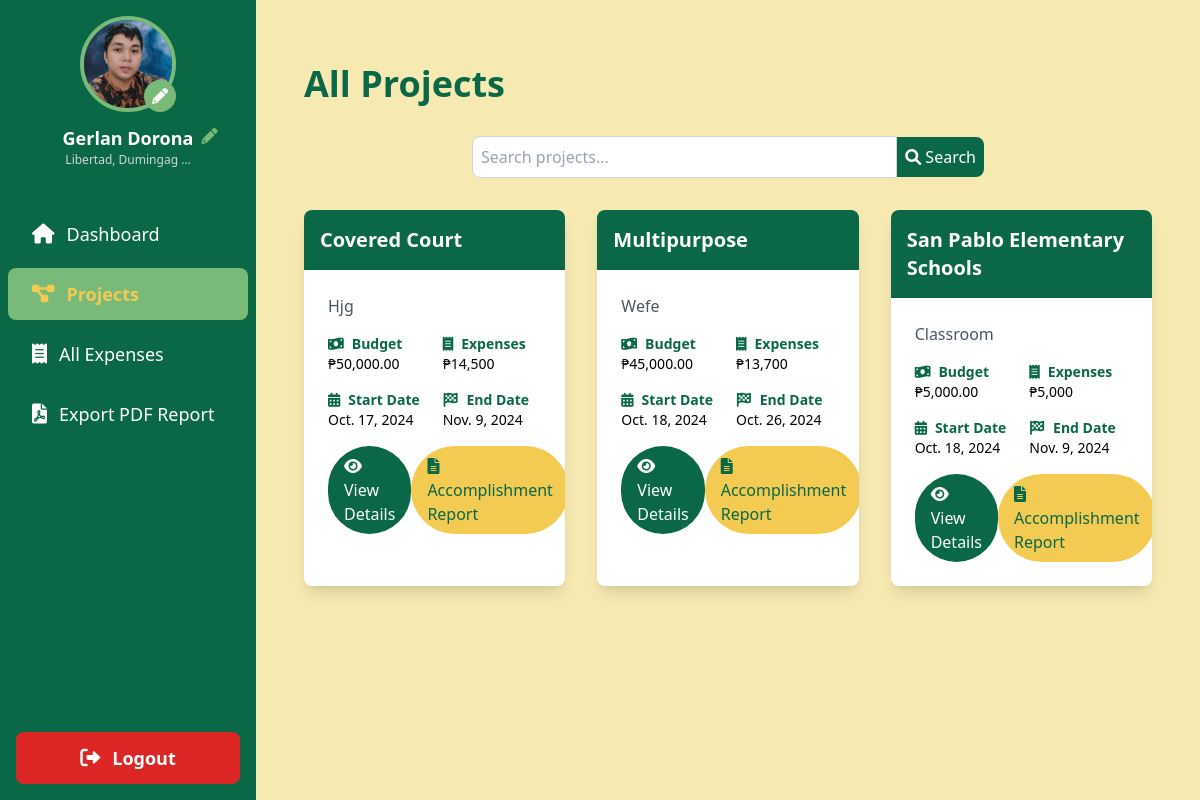
The page /projects/ (signed in) on the database its author committed.
### sk_project/models.py (models this page shows, shortened)
class User(AbstractUser):
    is_chairman = models.BooleanField(default=False)
    profile_picture = models.ImageField(upload_to='profile_pics/', default='profile_pics/default_avatar.png', blank=True)
    address = models.TextField(blank=True, null=True)
    contact_number = models.CharField(max_length=15, blank=True, null=True)
    groups = models.ManyToManyField(
        Group,
        verbose_name=_('groups'),
        blank=True,
        help_text=_(
            'The groups this user belongs to. A user will get all permissions '
            'granted to each of their groups.'
        ),
        related_name='sk_user_set',
        related_query_name='sk_user',
    )
    user_permissions = models.ManyToManyField(
        Permission,
        verbose_name=_('user permissions'),
        blank=True,
        help_text=_('Specific permissions for this user.'),
        related_name='sk_user_set',
        related_query_name='sk_user',
    )

class Project(models.Model):
    name = models.CharField(max_length=255)
    description = models.TextField()
    allocated_budget = models.DecimalField(max_digits=10, decimal_places=2, default=0)
    budget = models.DecimalField(max_digits=10, decimal_places=2)
    main_budget = models.ForeignKey(MainBudget, related_name='projects', on_delete=models.SET_NULL, null=True)
    chairman = models.ForeignKey(User, related_name='projects', on_delete=models.CASCADE)
    start_date = models.DateField()
    end_date = models.DateField()
    created_at = models.DateTimeField(auto_now_add=True)
    updated_at = models.DateTimeField(auto_now=True)
    class Meta:
        ordering = ['start_date']

### sk_project/views.py (the view)
# urls.py: path('projects/', views.all_projects, name='all_projects'),
def all_projects(request):
    search_query = request.GET.get('search', '')
    projects = Project.objects.filter(chairman=request.user).annotate(
    total_expenses=models.Sum('expenses__amount')
)
    if search_query:
        projects = projects.filter(
            Q(name__icontains=search_query) |
            Q(description__icontains=search_query)
        )
    context = {
        'projects': projects,
        'search_query': search_query,
    }
    return render(request, 'all_projects.html', context)

### templates/all_projects.html (shortened to what this page needs)
{% extends 'base.html' %}
{% load humanize %}
{% block content %}
    <div class="container mx-auto px-4 py-8">
        <h1 class="text-4xl font-bold text-tertiary mb-8 animate-fade-in">All Projects</h1>
        <form method="GET" action="{% url 'all_projects' %}" class="mb-8">
            <div class="flex items-center max-w-lg mx-auto">
                <input type="text" name="search" placeholder="Search projects..." value="{{ request.GET.search }}" class="flex-grow p-2 border border-gray-300 rounded-l-lg focus:outline-none focus:ring-2 focus:ring-tertiary">
                <button type="submit" class="bg-tertiary text-white p-2 rounded-r-lg hover:bg-quaternary transition duration-300">
                    <i class="fas fa-search"></i> Search
                </button>
            </div>
        </form>
        <div class="grid grid-cols-1 md:grid-cols-2 lg:grid-cols-3 gap-8">
            {% for project in projects %}
                <div class="bg-white rounded-lg shadow-lg overflow-hidden transition-all duration-300 hover:shadow-xl hover:-translate-y-1 animate-fade-in" style="animation-delay: {{ forloop.counter|add:1|stringformat:'d'}}00ms;">
                    <div class="bg-tertiary text-white p-4">
                        <h2 class="text-xl font-semibold">{{ project.name }}</h2>
                    </div>
                    <div class="p-6">
                        <p class="text-gray-600 mb-4">{{ project.description|truncatechars:100 }}</p>
                        <div class="grid grid-cols-2 gap-4 text-sm mb-4">
                            <div>
                                <p class="font-semibold text-tertiary"><i class="fas fa-money-bill-wave mr-2"></i>Budget</p>
                                <p>₱{{ project.budget|intcomma }}</p>
                            </div>
                            <div>
                                <p class="font-semibold text-tertiary"><i class="fas fa-receipt mr-2"></i>Expenses</p>
                                <p>₱{{ project.total_expenses|intcomma }}</p>
                            </div>
                            <div>
                                <p class="font-semibold text-tertiary"><i class="fas fa-calendar-alt mr-2"></i>Start Date</p>
                                <p>{{ project.start_date }}</p>
                            </div>
                            <div>
                                <p class="font-semibold text-tertiary"><i class="fas fa-flag-checkered mr-2"></i>End Date</p>
                                <p>{{ project.end_date }}</p>
                            </div>
                        </div>
                        <div class="flex justify-between items-center mt-4">
                            <a href="{% url 'project_detail' project.id %}" class="bg-tertiary text-white px-4 py-2 rounded-full hover:bg-quaternary transition duration-300">
                                <i class="fas fa-eye mr-2"></i>View Details
                            </a>
                            <a href="{% url 'project_accomplishment_report' project.id %}" class="bg-primary text-tertiary px-4 py-2 rounded-full hover:bg-secondary transition duration-300">
                                <i class="fas fa-file-alt mr-2"></i>Accomplishment Report
                            </a>
                        </div>
                    </div>
                </div>
            {% empty %}
                <p class="col-span-3 text-center text-gray-500 text-lg animate-fade-in">No projects found. {% if search_query %}Try a different search term or {% endif %}Start by creating your first project!</p>
            {% endfor %}
        </div>
    </div>
{% endblock %}

### templates/base.html (shortened to what this page needs)
<!DOCTYPE html>
<html lang="en">
    {% load static %}
    <head>
        <script src="https://cdn.tailwindcss.com"></script>
        <link href="https://cdnjs.cloudflare.com/ajax/libs/font-awesome/6.0.0-beta3/css/all.min.css" rel="stylesheet">
    </head>
    <body class="bg-secondary">
        <div class="flex h-screen">
            <aside class="w-64 bg-tertiary text-white flex flex-col">
                <div class="p-4 flex flex-col items-center">
                    <a href="{% url 'edit_profile' %}" class="mb-3 relative">
                        {% if user.profile_picture %}
                            <img src="{{ user.profile_picture.url }}" alt="Profile Picture" class="w-24 h-24 rounded-full border-4 border-quaternary hover:border-primary transition-colors duration-200">
                        {% else %}
                            <img src="{% static 'img/drr.png' %}" alt="Default Profile Picture" class="w-24 h-24 rounded-full border-4 border-quaternary hover:border-primary transition-colors duration-200">
                        {% endif %}
                        <i class="fas fa-pencil-alt absolute bottom-0 right-0 bg-quaternary text-white p-2 rounded-full"></i>
                    </a>
                    <div class="text-center relative">
                        <h2 class="text-lg font-semibold">{{ user.get_full_name|title }}</h2>
                        <p class="text-xs text-gray-300">{{ user.address|truncatechars:20|capfirst }}</p>
                        <a href="{% url 'edit_profile' %}" class="absolute -right-6 top-0">
                            <i class="fas fa-pencil-alt text-quaternary hover:text-primary transition-colors duration-200"></i>
                        </a>
                    </div>
                </div>
                <nav class="mt-6 flex-grow">
                    {% if user.is_superuser %}
                        <a href="{% url 'admin_dashboard' %}" class="block py-3 px-6 hover:bg-quaternary transition-colors duration-200 {% if request.resolver_match.url_name == 'admin_dashboard' %}bg-quaternary text-primary font-bold{% endif %} rounded-lg mb-2 mx-2 flex items-center">
                            <i class="fas fa-user-shield mr-3 text-xl"></i> <span class="text-lg">Admin Dashboard</span>
                        </a>
                        {% else%}
                    <a href="{% url 'dashboard' %}" class="block py-3 px-6 hover:bg-quaternary transition-colors duration-200  rounded-lg mb-2 mx-2 flex items-center">
                        <i class="fas fa-home mr-3 text-xl"></i> <span class="text-lg">Dashboard</span>
                    </a>
                    <a href="{% url 'all_projects' %}" class="block py-3 px-6 hover:bg-quaternary transition-colors duration-200 {% if request.resolver_match.url_name == 'all_projects' %}bg-quaternary text-primary font-bold{% endif %} rounded-lg mb-2 mx-2 flex items-center">
                        <i class="fas fa-project-diagram mr-3 text-xl"></i> <span class="text-lg">Projects</span>
                    </a>
                    <a href="{% url 'all_expenses' %}" class="block py-3 px-6 hover:bg-quaternary transition-colors duration-200  rounded-lg mb-2 mx-2 flex items-center">
                        <i class="fas fa-receipt mr-3 text-xl"></i> <span class="text-lg">All Expenses</span>
                    </a>
                    <a href="{% url 'export_pdf_report' %}" class="block py-3 px-6 hover:bg-quaternary transition-colors duration-200  rounded-lg mb-2 mx-2 flex items-center">
                        <i class="fas fa-file-pdf mr-3 text-xl"></i> <span class="text-lg">Export PDF Report</span>
                    </a>
                    {% endif %}
                </nav>
                <div class="p-4 mt-auto">
                    <a href="{% url 'logout' %}" class="block py-3 px-6 bg-red-600 text-white rounded-lg hover:bg-red-700 transition-colors duration-200 text-center flex items-center justify-center">
                        <i class="fas fa-sign-out-alt mr-3 text-xl"></i> <span class="text-lg font-semibold">Logout</span>
                    </a>
                </div>
            </aside>
            <main class="flex-1 p-8 overflow-y-auto">
                {% block content %}
                {% endblock %}
            </main>
        </div>
    </body>
</html>

### rows shown on the page
User: profile_picture (picture), get_full_name "Gerlan Dorona", address "Libertad, Dumingag …"
Project: name "Covered Court", description "Hjg", budget "50,000.00", total_expenses "14,500", start_date "Oct. 17, 2024", end_date "Nov. 9, 2024"
Project: name "Multipurpose", description "Wefe", budget "45,000.00", total_expenses "13,700", start_date "Oct. 18, 2024", end_date "Oct. 26, 2024"
Project: name "San Pablo Elementary Schools", description "Classroom", budget "5,000.00", total_expenses "5,000", start_date "Oct. 18, 2024", end_date "Nov. 9, 2024"
